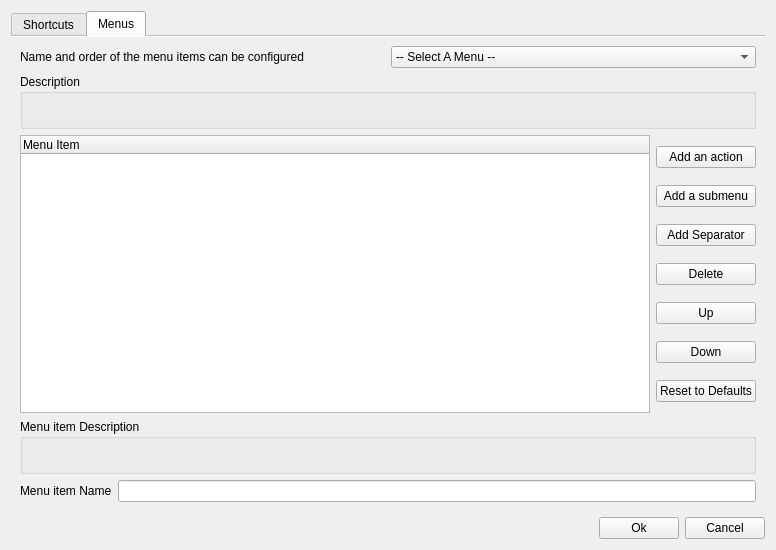
<?xml version="1.0" encoding="UTF-8"?>
<ui version="4.0">
 <class>GuiPreferencesWindow</class>
 <widget class="QDialog" name="GuiPreferencesWindow">
  <property name="geometry">
   <rect>
    <x>0</x>
    <y>0</y>
    <width>776</width>
    <height>550</height>
   </rect>
  </property>
  <property name="windowTitle">
   <string>Preferences</string>
  </property>
  <property name="modal">
   <bool>true</bool>
  </property>
  <layout class="QVBoxLayout" name="verticalLayout">
   <item>
    <widget class="QTabWidget" name="tabWidget">
     <property name="tabShape">
      <enum>QTabWidget::TabShape::Rounded</enum>
     </property>
     <property name="currentIndex">
      <number>1</number>
     </property>
     <property name="documentMode">
      <bool>true</bool>
     </property>
     <widget class="QWidget" name="tabKeyShortcut">
      <attribute name="title">
       <string>Shortcuts</string>
      </attribute>
      <layout class="QVBoxLayout" name="verticalLayout_4">
       <item>
        <widget class="QTreeWidget" name="tree_keysh">
         <column>
          <property name="text">
           <string>Command</string>
          </property>
          <property name="font">
           <font>
            <bold>false</bold>
           </font>
          </property>
         </column>
         <column>
          <property name="text">
           <string>Shortcut</string>
          </property>
          <property name="font">
           <font>
            <bold>false</bold>
           </font>
          </property>
         </column>
        </widget>
       </item>
       <item>
        <widget class="QGroupBox" name="groupBox_2">
         <property name="title">
          <string>Description</string>
         </property>
         <layout class="QVBoxLayout" name="verticalLayout_3">
          <item>
           <widget class="QLabel" name="lbl_keysh_desc">
            <property name="text">
             <string/>
            </property>
           </widget>
          </item>
         </layout>
        </widget>
       </item>
       <item>
        <widget class="QGroupBox" name="groupBox">
         <property name="title">
          <string>Shortcut</string>
         </property>
         <layout class="QVBoxLayout" name="verticalLayout_2">
          <item>
           <widget class="QLabel" name="label">
            <property name="text">
             <string>&lt;!DOCTYPE HTML PUBLIC &quot;-//W3C//DTD HTML 4.0//EN&quot; &quot;http://www.w3.org/TR/REC-html40/strict.dtd&quot;&gt;
&lt;html&gt;&lt;head&gt;&lt;meta name=&quot;qrichtext&quot; content=&quot;1&quot; /&gt;&lt;style type=&quot;text/css&quot;&gt;
p, li { white-space: pre-wrap; }
&lt;/style&gt;&lt;/head&gt;&lt;body style=&quot; font-family:'MS Shell Dlg 2'; font-size:8pt; font-weight:400; font-style:normal;&quot;&gt;
&lt;p style=&quot; margin-top:0px; margin-bottom:0px; margin-left:0px; margin-right:0px; -qt-block-indent:0; text-indent:0px;&quot;&gt;Shortcut can be a combination of up to four key sequence.&lt;/p&gt;
&lt;p style=&quot; margin-top:0px; margin-bottom:0px; margin-left:0px; margin-right:0px; -qt-block-indent:0; text-indent:0px;&quot;&gt;For example, 'Ctrl+A, Ctrl+B' means Ctrl+A followed by Ctrl+B will trigger the command.&lt;/p&gt;&lt;/body&gt;&lt;/html&gt;</string>
            </property>
           </widget>
          </item>
          <item>
           <layout class="QHBoxLayout" name="horizontalLayout_2">
            <item>
             <widget class="QLineEdit" name="le_keysh_shortcut"/>
            </item>
            <item>
             <widget class="QPushButton" name="btn_keysh_clear">
              <property name="text">
               <string>Clear</string>
              </property>
             </widget>
            </item>
           </layout>
          </item>
         </layout>
        </widget>
       </item>
      </layout>
     </widget>
     <widget class="QWidget" name="tabMenuEditor">
      <property name="enabled">
       <bool>true</bool>
      </property>
      <attribute name="title">
       <string>Menus</string>
      </attribute>
      <layout class="QVBoxLayout" name="verticalLayout_8">
       <item>
        <layout class="QHBoxLayout" name="horizontalLayout_5">
         <item>
          <widget class="QLabel" name="label_3">
           <property name="text">
            <string>Name and order of the menu items can be configured</string>
           </property>
          </widget>
         </item>
         <item>
          <widget class="QComboBox" name="menu_cb_sel">
           <item>
            <property name="text">
             <string>-- Select A Menu --</string>
            </property>
           </item>
           <item>
            <property name="text">
             <string>Right-click context menu</string>
            </property>
           </item>
           <item>
            <property name="text">
             <string>Top-right drop down menu</string>
            </property>
           </item>
          </widget>
         </item>
        </layout>
       </item>
       <item>
        <widget class="QGroupBox" name="groupBox_3">
         <property name="title">
          <string>Description</string>
         </property>
         <layout class="QVBoxLayout" name="verticalLayout_5">
          <item>
           <widget class="QLabel" name="menu_lbl_desc">
            <property name="text">
             <string/>
            </property>
           </widget>
          </item>
         </layout>
        </widget>
       </item>
       <item>
        <layout class="QHBoxLayout" name="horizontalLayout_4">
         <item>
          <widget class="QTreeWidget" name="menu_tree">
           <column>
            <property name="text">
             <string>Menu Item</string>
            </property>
           </column>
          </widget>
         </item>
         <item>
          <layout class="QVBoxLayout" name="verticalLayout_7">
           <item>
            <widget class="QPushButton" name="menu_btn_add_action">
             <property name="text">
              <string>Add an action</string>
             </property>
            </widget>
           </item>
           <item>
            <widget class="QPushButton" name="menu_btn_add_submenu">
             <property name="text">
              <string>Add a submenu</string>
             </property>
            </widget>
           </item>
           <item>
            <widget class="QPushButton" name="menu_btn_add_separator">
             <property name="text">
              <string>Add Separator</string>
             </property>
            </widget>
           </item>
           <item>
            <widget class="QPushButton" name="menu_btn_delete">
             <property name="text">
              <string>Delete</string>
             </property>
            </widget>
           </item>
           <item>
            <widget class="QPushButton" name="menu_btn_move_up">
             <property name="text">
              <string>Up</string>
             </property>
            </widget>
           </item>
           <item>
            <widget class="QPushButton" name="menu_btn_move_down">
             <property name="text">
              <string>Down</string>
             </property>
            </widget>
           </item>
           <item>
            <widget class="QPushButton" name="menu_btn_reset_to_defaults">
             <property name="text">
              <string>Reset to Defaults</string>
             </property>
            </widget>
           </item>
          </layout>
         </item>
        </layout>
       </item>
       <item>
        <widget class="QGroupBox" name="groupBox_4">
         <property name="title">
          <string>Menu item Description</string>
         </property>
         <layout class="QVBoxLayout" name="verticalLayout_6">
          <item>
           <widget class="QLabel" name="menu_lbl_action_desc">
            <property name="text">
             <string/>
            </property>
           </widget>
          </item>
         </layout>
        </widget>
       </item>
       <item>
        <layout class="QHBoxLayout" name="horizontalLayout">
         <item>
          <widget class="QLabel" name="label_2">
           <property name="text">
            <string>Menu item Name</string>
           </property>
          </widget>
         </item>
         <item>
          <widget class="QLineEdit" name="menu_le_action_name"/>
         </item>
        </layout>
       </item>
      </layout>
     </widget>
    </widget>
   </item>
   <item>
    <layout class="QHBoxLayout" name="horizontalLayout_3">
     <item>
      <spacer name="horizontalSpacer">
       <property name="orientation">
        <enum>Qt::Orientation::Horizontal</enum>
       </property>
       <property name="sizeHint" stdset="0">
        <size>
         <width>40</width>
         <height>20</height>
        </size>
       </property>
      </spacer>
     </item>
     <item>
      <widget class="QPushButton" name="btn_ok">
       <property name="text">
        <string>Ok</string>
       </property>
      </widget>
     </item>
     <item>
      <widget class="QPushButton" name="btn_cancel">
       <property name="text">
        <string>Cancel</string>
       </property>
      </widget>
     </item>
    </layout>
   </item>
  </layout>
 </widget>
 <resources/>
 <connections/>
</ui>
